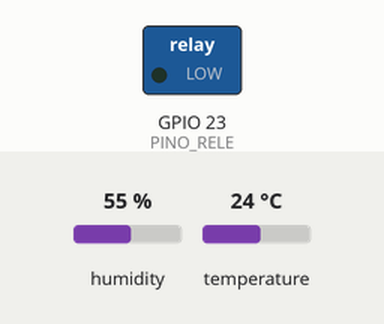
This sketch was run on a simulated ESP32. Parts: switched loads named in the sketch (green lamp = pin HIGH). Inputs (shaded band) come from the test bench; at power-on: humidity 55 %, temperature 24 °C. WiFi joins after 1.5 s; servers stay silent unless stated; what the sketch prints to the serial monitor is not drawn.

Above: at 2.7 s.
2.8 s: humidity set to 46 %
7.2 s: humidity set to 43 %
At 10.8 s:
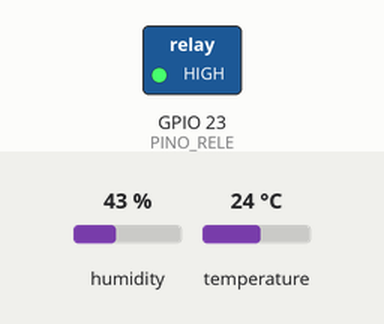
Timing chart, 0 to 12.3 s (numbered marks = the images above; inputs shaded):
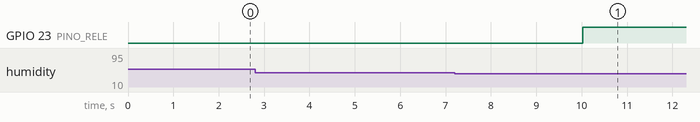

The sketch:

projeto_esp_umidificador.ino
```cpp
#include <WiFi.h>
#include <ESPAsyncWebServer.h>
#include <DHT.h>

// pino do relé
#define PINO_RELE 23  // conectado ao pino D23

// umidificador liga se a umidade cair abaixo desse valor
#define UMIDADE_MINIMA 45.0
//desliga o umidificador se a umidade subir acima desse valor
#define UMIDADE_MAXIMA 70.0

//wifi
const char* ssid = "";
const char* password = "";

//dht11
#define PINO_DHT 15           // pino gpio onde o sensor tá conectado
#define TIPO_DHT DHT11        // tipo do sensor
DHT dht(PINO_DHT, TIPO_DHT);  // objeto dht para interagir com o servidor


float temperatura = 0.0;  //inicia as variáveis
float umidade = 0.0;

// variaveis de tempo
unsigned long previousMillis = 0;
const long interval = 2000;
//intervalo de 2seg p/ ler o sensor


// umidificador ligado?
bool umidificadorLigado = false;

// cria objeto do servidor na porta 80
AsyncWebServer server(80);

// progmem pra armazenar o codigo html da pagina em memoria Flash
const char index_html[] PROGMEM = R"rawliteral(
<!DOCTYPE html>
<html lang="pt-br">
<head>
    <meta charset="UTF-8">
    <meta name="viewport" content="width=device-width, initial-scale=1.0">
    <title>Monitoramento de umidade</title>
    <script src="https://cdn.jsdelivr.net/npm/chart.js"></script>
    <style>
        @import url("https://fonts.googleapis.com/css?family=Press+Start+2P");

        body {
            font-family: -apple-system, BlinkMacSystemFont, 'Segoe UI', Roboto, Helvetica, Arial, sans-serif;
            display: flex;
            flex-direction: column;
            align-items: center;
            min-height: 100vh;
            background-color: #f0f8ff;
            color: #333;
            margin: 0;
            padding: 20px;
            box-sizing: border-box;
        }

        h1 {
            font-family: 'Press Start 2P', monospace;
            font-size: 24px;
            text-align: center;
            line-height: 1.5;
            color: #00008B;
            margin-bottom: 20px;
        }

        .container {
            max-width: 800px;
            text-align: center;
            padding: 20px;
            background-color: #ffffff;
            border-radius: 12px;
            box-shadow: 0 6px 12px rgba(0, 0, 0, 0.08);
            margin-bottom: 30px;
        }

        .container p {
            font-size: 14px;
            line-height: 1.6;
            text-align: justify;
            color: #555;
        }

        .capivara {
            display: block;
            margin: 25px auto 0 auto;
            width: 80px;
            image-rendering: pixelated;
        }

        .sensor-wrapper {
            display: flex;
            justify-content: center;
            gap: 30px;
            flex-wrap: wrap;
            width: 100%;
            max-width: 800px;
            margin-bottom: 30px;
        }

        .sensor-data {
            padding: 25px;
            border: none;
            border-radius: 12px;
            background-color: #ffffff;
            box-shadow: 0 6px 12px rgba(0, 0, 0, 0.08);
            text-align: center;
            width: 200px;
            transition: transform 0.2s ease;
        }

        .sensor-data:hover {
            transform: translateY(-5px);
        }

        .sensor-data h2 {
            font-size: 16px;
            font-family: 'Press Start 2P', monospace;
            color: #00008B;
            margin: 0 0 10px 0;
        }

        .sensor-data .value {
            font-size: 28px;
            font-weight: bold;
            color: #333;
        }

        /* grafico */
        .chart-container {
            width: 100%;
            max-width: 800px;
            padding: 20px;
            background-color: #ffffff;
            border-radius: 12px;
            box-shadow: 0 6px 12px rgba(0, 0, 0, 0.08);
        }
    </style>
</head>
<body>

    <h1>
        SENSOR AUTOMÁTICO <br>
        DE UMIDADE AMBIENTE
    </h1>

    <div class="container">
        <p>
            Este sistema foi criado para ajudar pessoas que sofrem com problemas respiratórios,
            garantindo um ambiente mais confortável. Ele monitora a temperatura
            e a umidade do ar em tempo real e, quando detecta que a umidade está muito baixa,
            liga automaticamente um umidificador, ajudando a melhorar a qualidade do ar.
            Assim, você pode acompanhar as condições do ambiente e respirar melhor todos os dias!
        </p>
    </div>

    <div class="sensor-wrapper">
        <div class="sensor-data">
            <h2>Temperatura</h2>
            <p><span class="value" id="temperatura">--</span> &deg;C</p>
        </div>

        <div class="sensor-data">
            <h2>Umidade</h2>
            <p><span class="value" id="umidade">--</span> %</p>
        </div>

        <div class="sensor-data">
            <h2>Umidificador</h2>
            <p><span class="value" id="status">--</span></p>
        </div>
    </div>

    <div class="chart-container">
        <canvas id="humidity-chart"></canvas>
    </div>

    <script>
        let humidityChart; //variável pro gráfico
        document.addEventListener('DOMContentLoaded', function() {

            //inicia o grafico
            const ctx = document.getElementById('humidity-chart').getContext('2d');
            humidityChart = new Chart(ctx, {
                type: 'line',
                data: {
                    labels: [], //eixo X (tempo)
                    datasets: [{
                        label: 'Umidade (%)',
                        data: [], //eixo y (umidade)
                        borderColor: 'rgba(0, 0, 139, 1)',
                        backgroundColor: 'rgba(0, 0, 139, 0.1)',
                        borderWidth: 2,
                        fill: true,
                        tension: 0.3
                    }]
                },
                options: {
                    responsive: true,
                    animation: false,
                    scales: {
                        y: {
                            min: 0,
                            max: 100,
                            ticks: {
                                //% no eixo Y
                                callback: function(value) {
                                    return value + '%';
                                }
                            }
                        },
                        x: {
                            ticks: {
                                display: false //nao mostra tempo no eixo X
                            }
                        }
                    },
                    plugins: {
                        title: {
                        display: true,
                        text: 'Gráfico - Umidade',
                        padding: {
                            top: 10,
                            bottom: 10
                        },
                        font: {
                            size: 16,
                            family: "'Press Start 2P', monospace"
                        },
                        color: '#00008B'
                    },

                        legend: {
                            display: false //
                        }
                    }
                }
            });

            // busca dados e inicia o intervalo
            getData(); //busca dados na hora
            setInterval(getData, 5000); //busca dados a cada 5seg
        });

        async function getData() {
            try {
                //1- requisiçao pra /data
                const response = await fetch('/data');

                //2-converte para json
                const data = await response.json();

                //3- atualiza os cards
                document.getElementById("temperatura").innerHTML = data.temperatura.toFixed(1);
                document.getElementById("umidade").innerHTML = data.umidade.toFixed(1);

                //4- atualiza o card de status
                const statusElement = document.getElementById("status");
                if (data.status === true) {
                    statusElement.innerHTML = "Ligado";
                    statusElement.style.color = "#28a745";
                } else {
                    statusElement.innerHTML = "Desligado";
                    statusElement.style.color = "#dc3545";
                }

                //5- atualiza o grafico
                updateChart(data.umidade);

            } catch (error) {
                console.error("erro ao buscar dados:", error);

                document.getElementById("status").innerHTML = "Falha";
                document.getElementById("status").style.color = "#ffc107";
            }
        }

        //funcao para atualizar o grafico
        function updateChart(newHumidity) {
            //tempo
            const now = new Date();
            const timeLabel = now.toTimeString().split(' ')[0];

            //adiciona os novos dados
            humidityChart.data.labels.push(timeLabel);
            humidityChart.data.datasets[0].data.push(newHumidity);

            //tamanho do grafico
            //o shift ta  removendo o item mais antigo (primeiro do array)
            if (humidityChart.data.labels.length > 20) {
                humidityChart.data.labels.shift();
                humidityChart.data.datasets[0].data.shift();
            }

            //redesenha o grafico
            humidityChart.update();
        }
    </script>
</body>
</html>
)rawliteral";


// função executada uma vez
void setup() {
  Serial.begin(115200);
  dht.begin();  // inicia o sensor dht

  // inicia o pino do relé
  pinMode(PINO_RELE, OUTPUT);
  //relé começa desligado
  digitalWrite(PINO_RELE, LOW);

  // inicia conexão wifi
  WiFi.begin(ssid, password);
  Serial.print("Conectando ao wifi");
  while (WiFi.status() != WL_CONNECTED) {
    delay(500);
    Serial.print(".");
  }
  Serial.println("\nwifi conectado!");
  Serial.print("IP: ");
  Serial.println(WiFi.localIP());  // imprime o ip do esp32, que será usado para acessar ele

  // rotas serv web
  // o que o servidor deve fazer quando receber uma requisição para a página principal
  server.on("/", HTTP_GET, [](AsyncWebServerRequest* request) {
    // responde enviando o codigo html
    request->send_P(200, "text/html", index_html);  // send_p pois a string está na memoria progmem
  });

  //rota /data
  server.on("/data", HTTP_GET, [](AsyncWebServerRequest* request) {
    // 1 casa decimal
    String tempStr = String(temperatura, 1);
    String humStr = String(umidade, 1);

    //status do rele (converte o boleano para uma string json)
    String statusStr = umidificadorLigado ? "true" : "false";

    // string json com os dados
    String jsonResponse = "{\"temperatura\":" + tempStr + ",\"umidade\":" + humStr + ",\"status\":" + statusStr + "}";

    // resposta como application/json
    request->send(200, "application/json", jsonResponse);
  });

  server.begin();  // inicia o servidor web
}

void loop() {
  // pega o tempo atual
  unsigned long currentMillis = millis();

  // verifica se o tempo de 2 segundos ja passou
  if (currentMillis - previousMillis >= interval) {
    // Salva o tempo da ultima leitura
    previousMillis = currentMillis;

    // le os dados do sensor
    float newTemp = dht.readTemperature();
    float newHum = dht.readHumidity();

    // leitura deu certo?
    if (isnan(newTemp) || isnan(newHum)) {
      Serial.println("Falha ao ler o sensor");
    } else {
      // atualiza as variaveis
      temperatura = newTemp;
      umidade = newHum;


      //controle

      // liga se a umidade ta muito baixa
      if (umidade < UMIDADE_MINIMA && !umidificadorLigado) {
        Serial.println("Umidade baixa! Ligando umidificador");
        digitalWrite(PINO_RELE, HIGH);  //liga
        umidificadorLigado = true;      // avisa que umidificador foi ligado

        // desliga se a umidade ta boa
      } else if (umidade > UMIDADE_MAXIMA && umidificadorLigado) {
        Serial.println("Umidade boa! Desligando umidificador");
        digitalWrite(PINO_RELE, LOW);  //desliga
        umidificadorLigado = false;    //avisa que o umidificador foi desligado
      }
    }
  }
}
```

Measured:
- the behaviour switches between 45 and 44 % on humidity (found by bisection; images 0 and 1)
- after the input at 2.8 s, every drawn part: stays the same
- after the input at 7.2 s, GPIO 23 (PINO_RELE): LOW → HIGH after 2.8 s
